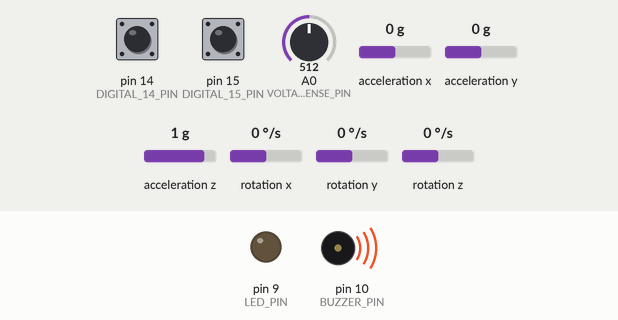
Simulated run of this sketch. Board: Arduino Mega 2560, built for the host (arithmetic inside an expression is 32-bit, double 64-bit). On the bench: output pins drawn as LEDs (lit = HIGH), buzzer (waves = sounding, pin HIGH). Wiring (inferred from the names in the program): MPU-6050 motion sensor at I2C address 0x68. The inputs (shaded band) are chosen by the test bench; at power-on: acceleration z 1 g, A0 (VOLTAGE_SENSE_PIN) = 512, acceleration y 0 g, pin 14 (DIGITAL_14_PIN) HIGH, pin 15 (DIGITAL_15_PIN) HIGH, acceleration x 0 g, rotation x 0 °/s, rotation y 0 °/s, rotation z 0 °/s. Random numbers use the default seed unless the sketch sets one; pins used as bus, display or sensor lines are not drawn.

Above: at 1.3 s.
2.6 s: acceleration z set to 1.4 g
At 3.42 s:
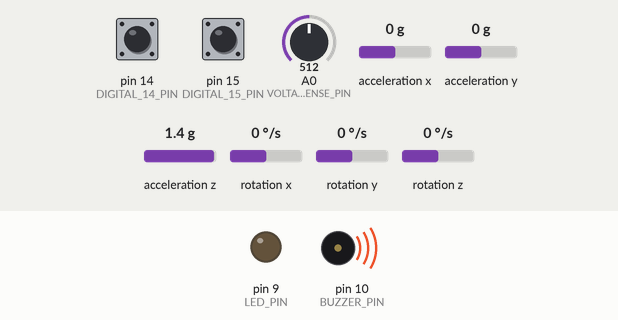
5.6 s: A0 (VOLTAGE_SENSE_PIN) set to 381
8.6 s: A0 (VOLTAGE_SENSE_PIN) set to 351
At 9.19 s:
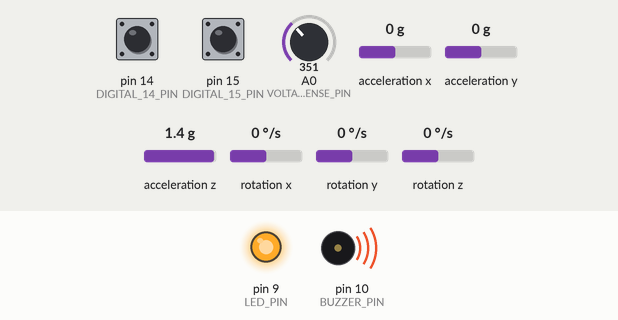
11.6 s: A0 (VOLTAGE_SENSE_PIN) set to 410
14.6 s: acceleration y set to -1.4 g
17.6 s: acceleration y set to 0 g
At 19.57 s:
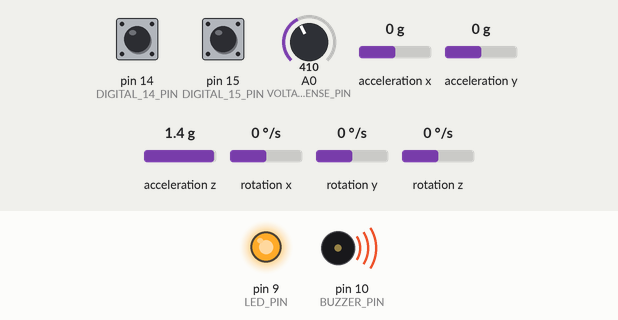
Timing chart, 0 to 21.6 s (numbered marks = the images above; inputs shaded):
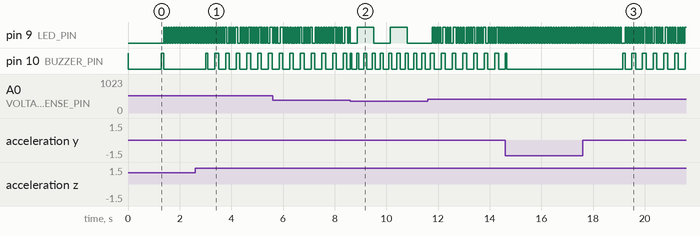

Measured:
- the behaviour switches between 368 and 367 on A0 (VOLTAGE_SENSE_PIN) (found by bisection; images 1 and 2)
- after the input at 2.6 s, pin 10 (BUZZER_PIN): alternates HIGH for 0.14 s and LOW for 0.27 s, starting after 0.40 s
- after the input at 17.6 s, pin 10 (BUZZER_PIN): alternates HIGH for 0.14 s and LOW for 0.27 s, starting after 1.5 s

The sketch:

MiniStepperMotorBalancingRobot.ino
```cpp
/*
A small balancing robot using "Axels Stepper Motor Robot Controller"-board.
The robot uses two stepper motors with A4899 drivers and an MPU-6050
gyro/accelerometer to measure the angle. This code runs on an Arduino Pro Micro,
which uses it's two 16 bit hardware timers to generate the step-pulses to drive the motors.

The robot has two switches connected to digital pins 14 and 15.
On of the switches controls is the robot should stand still or
move forward at a constant speed, and the other switch determines
if the robot should make random turns.

More info about the robot on my website: http://axelsdiy.brinkeby.se/

Version 1.0

Axel Brinkeby
2017-09-21
*/

#include "pinConfiguration.h"
#include "config.h"
#include "buzzer.h"
#include "mpu6050.h"
#include "complementaryFilter.h"
#include "pid.h"

#include <Wire.h>

long lastLoopTime = STD_LOOP_TIME;
long lastLoopUsedTime = 0;
unsigned long loopStartTime = 0;
float deltaTime = 0;  // unit: seconds

Mpu6050 imu = Mpu6050(MPU6050_ADDRESS);
ComplementaryFilter angleFilter;
Pid anglePID(ANGLE_P, ANGLE_I, ANGLE_D, ANGLE_I_LIMIT);
Pid speedPID(SPEED_P, SPEED_I, SPEED_D, SPEED_I_LIMIT);
Buzzer buzzer = Buzzer(BUZZER_PIN);

boolean balancing = false;
float currentLeanAngle = 0.0f;
float targetSpeed = 0;          // used to control the robot, drive and turn, unit: wheel revulutions per second
float turningSpeed = 0;
int randomTurnCounter = 0;      // used to make random turns
float voltage = 0;              // battery voltage

float motorSpeed = 0;           // the actual forward/reverce speed of the motors.
int8_t directionMotor1 = 0;
int8_t directionMotor2 = 0;


void setup() {

  Serial.begin(115200);         // for debug

  analogReference(INTERNAL);

  pinMode(LED_PIN, OUTPUT);
  pinMode(BUZZER_PIN, OUTPUT);
  pinMode(STEPPER_1_STEP_PIN, OUTPUT);
  pinMode(STEPPER_1_DIR_PIN, OUTPUT);
  pinMode(STEPPER_2_STEP_PIN, OUTPUT);
  pinMode(STEPPER_2_DIR_PIN, OUTPUT);
  pinMode(STEPPER_ENABLE_PIN, OUTPUT);

  pinMode(DIGITAL_14_PIN, INPUT_PULLUP);
  pinMode(DIGITAL_15_PIN, INPUT_PULLUP);

  digitalWrite(STEPPER_ENABLE_PIN, HIGH); // disable the stepper motors

  //buzzer.disable();
  buzzer.buzzBlocking(10);

  Wire.begin();                         // for some reason the main loop runns slower with this line of code
  //Wire.setClock(400000);
  imu.init();
  imu.calibradeGyro();

  // TIMER1 controls motor 1
  TCCR1A = 0;                             // Timer1 CTC mode 4, OCxA,B outputs disconnected
  TCCR1B = (1 << WGM12) | (1 << CS11);    // Prescaler=8, => 2Mhz
  OCR1A = 65535;                          // longest period, motor stopped
  TCNT1 = 0;

  // TIMER3 controls motor 2
  TCCR3A = 0;                             // Timer1 CTC mode 4, OCxA,B outputs disconnected
  TCCR3B = (1 << WGM12) | (1 << CS11);    // Prescaler=8, => 2Mhz
  OCR3A = 65535;                          // longest period, motor stopped
  TCNT3 = 0;

  TIMSK1 |= (1 << OCIE1A);    // Enable TIMER1 interrupt
  TIMSK3 |= (1 << OCIE3A);    // Enable TIMER3 interrupt

  buzzer.buzzBlocking(100);
}

// 16 single cycle instructions is 1 microsecond at 16Mhz
void delay_1us()
{
  __asm__ __volatile__ (
    "nop" "\n\t"    "nop" "\n\t"    "nop" "\n\t"    "nop" "\n\t"
    "nop" "\n\t"    "nop" "\n\t"    "nop" "\n\t"    "nop" "\n\t"
    "nop" "\n\t"    "nop" "\n\t"    "nop" "\n\t"    "nop" "\n\t"
    "nop" "\n\t"    "nop" "\n\t"    "nop" "\n\t"    "nop");
}

// TIMER 1: controlling motor 1
ISR(TIMER1_COMPA_vect)
{
  TCNT1 = 0;
  if (directionMotor1 == 0)
    return;

  PORTD |= (1<<PORTD4); //set bit       // same as digitalWrite(STEPPER_1_STEP_PIN, HIGH);
  delay_1us();
  PORTD &= ~(1<<PORTD4); //clear bit    // same as digitalWrite(STEPPER_1_STEP_PIN, LOW);
}

// TIMER 3: controlling motor 2
ISR(TIMER3_COMPA_vect)
{
  TCNT3 = 0;
  if (directionMotor2 == 0)
    return;

  PORTD |= (1<<PORTD7); //set bit       // same as digitalWrite(STEPPER_2_STEP_PIN, HIGH);
  delay_1us();
  PORTD &= ~(1<<PORTD7); //clear bit    // same as digitalWrite(STEPPER_2_STEP_PIN, LOW);
}


void loop() {
  // hearbeat LED flashing, if you see this LED flashing, the robot is running it's main loop.
  if (targetSpeed == 0)
    digitalWrite(LED_PIN, millis() % 500 > 400);
  else
    digitalWrite(LED_PIN, millis() % 100 > 50);

  checkBatteryVoltage();
  //Serial.println(voltage);
  if (voltage < MIN_BAT_VOLTAGE) {
    balancing = false;
    buzzer.buzzBlocking(50);
    delay(200);
  }

  imu.updateIMUdata();

  // calculate the lean angle based in accelerometer and gyro data. This is done with a simple complimentary filter.
  float accAngle = atan2(imu.getAccelY(), imu.getAccelZ()) * 57;
  currentLeanAngle = angleFilter.calculate(accAngle, imu.getGyroX(), deltaTime);
  //Serial.println(currentLeanAngle);

  behaviour();

  // balance the robot.
  float targetAngle = speedPID.updatePID(targetSpeed, motorSpeed, deltaTime);

  /*
  float angleMultiplyer = abs(motorSpeed) * 1.0f;
  if (angleMultiplyer > 1)
    angleMultiplyer = 1;

  targetAngle = targetAngle * angleMultiplyer;
  */

  motorSpeed = -anglePID.updatePID(targetAngle, currentLeanAngle, deltaTime);

  // start balancing if the robot is close to equilibrium.
  if (!balancing && millis() > 3000 && abs(currentLeanAngle) < START_ANGLE_ERROR) {
    balancing = true;
    turningSpeed = motorSpeed = 0;
    anglePID.resetPID();
    speedPID.resetPID();
    buzzer.buzzBlocking(20);
  }

  if (balancing) {
    // stop balancing if angle error is to large.
    if ((targetAngle - MAX_ACCEPTABLE_ANGLE_ERROR) > currentLeanAngle ||
          currentLeanAngle > (targetAngle + MAX_ACCEPTABLE_ANGLE_ERROR)) {
      balancing = false;
      buzzer.buzzBlocking(50);
    }

    // stop balancing if the robot is leaning to much in any direction.
    if (-MAX_ACCEPTABLE_ANGLE > currentLeanAngle || currentLeanAngle > MAX_ACCEPTABLE_ANGLE) {
      balancing = false;
      buzzer.buzzBlocking(50);
    }

    // motor speed is converted from rotation per second to steps per second
    float leftMotorSpeed = (motorSpeed + turningSpeed) * 3600;
    float rightMotorSpeed = (motorSpeed - turningSpeed) * 3600;
    setMotorSpeed(leftMotorSpeed, 2);
    setMotorSpeed(rightMotorSpeed, 1);
    digitalWrite(STEPPER_ENABLE_PIN, LOW); // enable the stepper motors
  }
  else
  {
    setMotorSpeed(0, 2);  // set the speeds of each motor to zero
    setMotorSpeed(0, 1);
    digitalWrite(STEPPER_ENABLE_PIN, HIGH); // disable the stepper motors
  }

  // ===================================== loop timing control =====================================
  lastLoopUsedTime = micros() - loopStartTime;
  if (lastLoopUsedTime < STD_LOOP_TIME)
    delayMicroseconds(STD_LOOP_TIME - lastLoopUsedTime);
  lastLoopTime = micros() - loopStartTime;
  deltaTime = (float)lastLoopTime / (float)1000000;
  loopStartTime = micros();

  // show the used time and total time of the main loop in the serial monitor, note that sending
  //this data also increses the used time in the main loop. The actual used time is slightly less
  //than the value showed here.
  //Serial.print(lastLoopUsedTime); Serial.print(" / "); Serial.println(lastLoopTime);
}

void behaviour() {
  if (digitalRead(DIGITAL_14_PIN)) {
    targetSpeed = 0.5f;
  } else {
    targetSpeed = 0;
  }

  if (digitalRead(DIGITAL_15_PIN)) {
    if (abs(motorSpeed) < 0.2 && random(0, 2000) <= 1) {
      randomTurnCounter = random(120, 200);
      if (random(0, 2))
        turningSpeed = 0.1f * random(1, 5);
      else
        turningSpeed = -0.1f * random(1, 5);
    }
  }

  if (randomTurnCounter > 0) {
    randomTurnCounter--;
    if (randomTurnCounter == 0) {
      turningSpeed = 0;
    }
  }
}

void checkBatteryVoltage() {
  long value = analogRead(VOLTAGE_SENSE_PIN);
  voltage = value / 36.80f;
}

void setMotorSpeed(int16_t tspeed, int motorID)
{
  long timer_period;
  int16_t motorspeed = tspeed;

  if (motorID == 1) {
    if (motorspeed > 0) {
      timer_period = 2000000 / motorspeed; // 2Mhz timer
      directionMotor1 = 1;
      digitalWrite(STEPPER_1_DIR_PIN, LOW);
    } else if (motorspeed < 0) {
      timer_period = 2000000 / -motorspeed;
      directionMotor1 = -1;
      digitalWrite(STEPPER_1_DIR_PIN, HIGH);
    } else {
      timer_period = 65535;
      directionMotor1 = 0;
    }

    if (timer_period > 65535)   // Check for maximun period without overflow
      timer_period = 65535;

    OCR1A = timer_period;
    if (TCNT1 > OCR1A)    // Check  if we need to reset the timer...
      TCNT1 = 0;

  } else if (motorID == 2){
    if (motorspeed > 0) {
      timer_period = 2000000 / motorspeed; // 2Mhz timer
      directionMotor2 = 1;
      digitalWrite(STEPPER_2_DIR_PIN, HIGH);
    } else if (motorspeed < 0) {
      timer_period = 2000000 / -motorspeed;
      directionMotor2 = -1;
      digitalWrite(STEPPER_2_DIR_PIN, LOW);
    } else {
      timer_period = 65535;
      directionMotor2 = 0;
    }

    if (timer_period > 65535)   // Check for maximun period without overflow
      timer_period = 65535;

    OCR3A = timer_period;
    if (TCNT3 > OCR3A)    // Check  if we need to reset the timer...
      TCNT3 = 0;
  }

}
```

buzzer.cpp
```cpp
/*
  A simple class to handle a buzzer
  2016-09-17
*/

#include "Arduino.h"
#include "buzzer.h"

Buzzer::Buzzer(int pin) {
  _pin = pin;
  _counter = 0;
  _disabled = false;
  pinMode(_pin, OUTPUT);
  digitalWrite(_pin, LOW);
}

void Buzzer::buzz() {
  if (!_disabled)
    _counter = 1;
}

void Buzzer::buzz(int duration) {
  if (!_disabled)
    _counter = duration;
}

void Buzzer::buzzBlocking(int duration_ms) {
  if (!_disabled) {
    digitalWrite(_pin, HIGH);
    delay(duration_ms);
    digitalWrite(_pin, LOW);
  }
}

void Buzzer::disable() {
  _disabled = true;
}

void Buzzer::enable() {
  _disabled = false;
}

bool Buzzer::isEnabled() {
  return !_disabled;
}

void Buzzer::doUpdate() {
  if (_counter <= 0) {
    digitalWrite(_pin, LOW);
  } else {
    _counter--;
    digitalWrite(_pin, HIGH);
  }
}
```

buzzer.h
```cpp
/*
  A simple class to handle a buzzer
  2016-09-17
*/

#ifndef Buzzer_h
#define Buzzer_h

#include "Arduino.h"

class Buzzer
{
  public:
    Buzzer(int pin);

    void buzz();
    void buzz(int duration);
    void buzzBlocking(int duration_ms);
    void disable();
    void enable();
    bool isEnabled();
    void doUpdate();

  private:
    int _pin;
    int _counter;
    bool _disabled;
};

#endif
```

complementaryFilter.cpp
```cpp
/*
  A complementary filter class used for sensor fusion
  of accelerometer and gryo data in a balancing robot

  by Axel Brinkeby
  2016-08-19
*/


#include "Arduino.h"
#include "ComplementaryFilter.h"

ComplementaryFilter::ComplementaryFilter()
{
  resetValues();
}

float ComplementaryFilter::calculate(float newAngle, float newRate, float dt)
{
  _angle = 0.99 * (_angle + newRate * dt) + 0.01 * newAngle;
  return _angle;
}

void ComplementaryFilter::resetValues()
{
  _angle = 0;
}
```

complementaryFilter.h
```cpp
/*
  A complementary filter class used for sensor fusion
  of accelerometer and gryo data in a balancing robot

  by Axel Brinkeby
  2016-08-19
*/

#ifndef complementaryFilter_h
#define complementaryFilter_h

#include "Arduino.h"

class ComplementaryFilter
{
  public:
    ComplementaryFilter();
    float calculate(float newAngle, float newRate, float dt);
    void resetValues();

  private:
    float _angle;
};

#endif
```

mpu6050.cpp
```cpp
/*
  A class to read raw data from the MPU6050 IMU.
  this class also contains functionality to calibrate
  the gyros and scale the data from the accelerometers
  and gyros to G:s and degs/sek.

  The accelerometer can also be calibrated manually by
  setting the initialization values in the header file.

  Axel Brinkeby.
  2016-08-14
*/

#include "Arduino.h"
#include "mpu6050.h"

Mpu6050::Mpu6050(int addr)
{
  _address = addr;
}

void Mpu6050::init()
{
  Wire.beginTransmission(_address);
  Wire.write(0x6B);  // PWR_MGMT_1 register
  Wire.write(0);     // set to zero (wakes up the MPU-6050)
  Wire.endTransmission(true);
}

void Mpu6050::calibradeGyro()
{
  // The IMU chuld not be moving while calling this callibration function.
  for (int i = 0; i < NUMEBR_OF_CALLIBATION_ITTERATIONS; i++) {
     updateIMUdata();
     _GyXcalibationOffset += _GyX;
     _GyYcalibationOffset += _GyY;
     _GyZcalibationOffset += _GyZ;
     delay(1);
  }
  _GyXcalibationOffset = -_GyXcalibationOffset / NUMEBR_OF_CALLIBATION_ITTERATIONS;
  _GyYcalibationOffset = -_GyYcalibationOffset / NUMEBR_OF_CALLIBATION_ITTERATIONS;
  _GyZcalibationOffset = -_GyZcalibationOffset / NUMEBR_OF_CALLIBATION_ITTERATIONS;
}

void Mpu6050::calibrateAccel() {
  // the IMU shuld be level and not moving while colling this callibration function.
  float xSum = 0, ySum = 0, zSum = 0;
  for (int i = 0; i < NUMEBR_OF_CALLIBATION_ITTERATIONS; i++) {
     updateIMUdata();
     xSum += _AcX;
     ySum += _AcY;
     zSum += _AcZ;
     delay(1);
  }
  _AcXcalibationOffset = -xSum / NUMEBR_OF_CALLIBATION_ITTERATIONS;
  _AcYcalibationOffset = -ySum / NUMEBR_OF_CALLIBATION_ITTERATIONS;
  _accScaleFactor = 1.0f / (zSum / NUMEBR_OF_CALLIBATION_ITTERATIONS);
}

void Mpu6050::updateIMUdata()
{
  Wire.beginTransmission(_address);
  Wire.write(0x3B);  // starting with register 0x3B (ACCEL_XOUT_H)
  Wire.endTransmission(false);
  int numberOfBytes = Wire.requestFrom(_address, 14, true);  // request a total of 14 registers

  if (numberOfBytes == 14) {
    _AcX = Wire.read() << 8 | Wire.read();  // 0x3B (ACCEL_XOUT_H) & 0x3C (ACCEL_XOUT_L)
    _AcY = Wire.read() << 8 | Wire.read();  // 0x3D (ACCEL_YOUT_H) & 0x3E (ACCEL_YOUT_L)
    _AcZ = Wire.read() << 8 | Wire.read();  // 0x3F (ACCEL_ZOUT_H) & 0x40 (ACCEL_ZOUT_L)
    _Tmp = Wire.read() << 8 | Wire.read();  // 0x41 (TEMP_OUT_H) & 0x42 (TEMP_OUT_L)
    _GyX = Wire.read() << 8 | Wire.read();  // 0x43 (GYRO_XOUT_H) & 0x44 (GYRO_XOUT_L)
    _GyY = Wire.read() << 8 | Wire.read();  // 0x45 (GYRO_YOUT_H) & 0x46 (GYRO_YOUT_L)
    _GyZ = Wire.read() << 8 | Wire.read();  // 0x47 (GYRO_ZOUT_H) & 0x48 (GYRO_ZOUT_L)

    _accelX = (_AcX + _AcXcalibationOffset) * _accScaleFactor;  // scale the accelerometer values to G:s and save as float
    _accelY = (_AcY + _AcYcalibationOffset) * _accScaleFactor;
    _accelZ = (_AcZ + _AcZcalibationOffset) * _accScaleFactor;

    _gyroX = (_GyX + _GyXcalibationOffset) * GYRO_SCALE_FACTOR;  // scale the gyros to degrees/second and save as float
    _gyroY = (_GyY + _GyYcalibationOffset) * GYRO_SCALE_FACTOR;
    _gyroZ = (_GyZ + _GyZcalibationOffset) * GYRO_SCALE_FACTOR;
  }
}

void Mpu6050::serialPrintDebug()
{
  Serial.print("AccelX: ");
  Serial.print(getAccelX());
  Serial.print("  AccelY: ");
  Serial.print(getAccelY());
  Serial.print("  AccelZ: ");
  Serial.print(getAccelZ());

  Serial.print("  GyroX: ");
  Serial.print(getGyroX());
  Serial.print("  GyroY: ");
  Serial.print(getGyroY());
  Serial.print("  GyroZ: ");
  Serial.println(getGyroZ());
}

float Mpu6050::getAccelX()
{
  return _accelX;
}

float Mpu6050::getAccelY()
{
  return _accelY;
}

float Mpu6050::getAccelZ()
{
  return _accelZ;
}

float Mpu6050::getGyroX()
{
  return _gyroX;
}

float Mpu6050::getGyroY()
{
  return _gyroY;
}

float Mpu6050::getGyroZ()
{
  return _gyroZ;
}

float Mpu6050::getTemp() {
  return (_Tmp / 340.00f) + 36.53f;
}
```

mpu6050.h
```cpp
/*
    A class to read raw data from the MPU6050 IMU.
  this class also contains functionality to calibrate
  the gyros and scale the data from the accelerometers
  and gyros to G:s and degs/sek.

  The accelerometer can also be calibrated manually by
  setting the initialization values in this header file.

  Axel Brinkeby.
  2016-08-14
*/

#ifndef Mpu6050_h
#define Mpu6050_h

#include "Arduino.h"
#include <Wire.h>

class Mpu6050
{
  public:
    Mpu6050(int addr);

    void init();
    void calibradeGyro();
    void calibrateAccel();
    void updateIMUdata();
    void serialPrintDebug();

    float getAccelX();
    float getAccelY();
    float getAccelZ();
    float getGyroX();
    float getGyroY();
    float getGyroZ();
    float getTemp();

  private:

    const int NUMEBR_OF_CALLIBATION_ITTERATIONS = 500;
    const double GYRO_SCALE_FACTOR = 1 / (float)131;
    double _accScaleFactor = 1 / (float)8192;

    int _address;

    float _AcXcalibationOffset = 0, _AcYcalibationOffset = -300, _AcZcalibationOffset = 0;
    float _GyXcalibationOffset = 0, _GyYcalibationOffset = 0, _GyZcalibationOffset = 0;
    int16_t _AcX = 0, _AcY = 0, _AcZ = 0, _Tmp = 0, _GyX = 0, _GyY = 0, _GyZ = 0;
    float _accelX = 0, _accelY = 0, _accelZ = 0, _gyroX = 0, _gyroY = 0, _gyroZ = 0;
};

#endif
```

pid.cpp
```cpp
/*
  A basic PID class.
  by Axel Brinkeby.
  2016-05-08
*/

#include "Arduino.h"
#include "pid.h"

Pid::Pid(float p, float i, float d, float iLimit)
{
  _P = p;
  _I = i;
  _D = d;
  _I_limit = iLimit;
  _integratedError = 0;
  _lastError = 0;
}

float Pid::updatePID(float target, float current, float deltaTime)
{
  float error = (target - current) * deltaTime;

  float pPart = _P * error;

  _integratedError += error;
  _integratedError = constrain(_integratedError, -_I_limit, _I_limit);
  float iPart = _I * _integratedError;

  float dPart = _D * (error - _lastError);

  _lastError = error;

  return (pPart + iPart + dPart);
}

void Pid::resetPID()
{
  _integratedError = 0;
  _lastError = 0;
}

void Pid::setP(float p)
{
  _P = p;
}

void Pid::setI(float i)
{
  _I = i;
}

void Pid::setD(float d)
{
  _D = d;
}

void Pid::setIlimit(float limit)
{
  _I_limit = limit;
}

float Pid::getP()
{
  return _P;
}

float Pid::getI()
{
  return _I;
}

float Pid::getD()
{
  return _D;
}

float Pid::getIlimit()
{
  return _I_limit;
}
```

pid.h
```cpp
/*
  A basic PID class.
  by Axel Brinkeby.
  2016-05-08
*/

#ifndef Pid_h
#define Pid_h

#include "Arduino.h"

class Pid
{
  public:
    Pid(float p, float i, float d, float iLimit);
    float updatePID(float target, float current, float deltaTime);
    void resetPID();

    void setP(float p);
    void setI(float i);
    void setD(float d);
    void setIlimit(float limit);

    float getP();
    float getI();
    float getD();
    float getIlimit();

  private:
    float _P;
    float _I;
    float _D;
    float _I_limit;
    float _integratedError;
    float _lastError;
};

#endif
```

Source omitted: config.h (1119 bytes), pinConfiguration.h (470 bytes)
